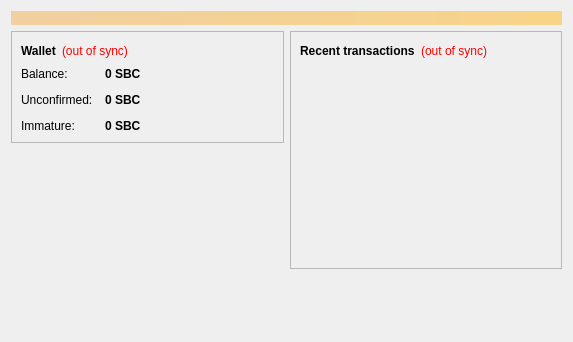
<?xml version="1.0" encoding="UTF-8"?>
<ui version="4.0">
 <class>OverviewPage</class>
 <widget class="QWidget" name="OverviewPage">
  <property name="geometry">
   <rect>
    <x>0</x>
    <y>0</y>
    <width>573</width>
    <height>342</height>
   </rect>
  </property>
  <property name="windowTitle">
   <string>Form</string>
  </property>
  <layout class="QVBoxLayout" name="topLayout">
   <item>
    <widget class="QLabel" name="labelAlerts">
     <property name="visible">
      <bool>false</bool>
     </property>
     <property name="styleSheet">
      <string notr="true">background-color: qlineargradient(x1: 0, y1: 0, x2: 1, y2: 0, stop:0 #F0D0A0, stop:1 #F8D488); color:#000000;</string>
     </property>
     <property name="wordWrap">
      <bool>true</bool>
     </property>
     <property name="margin">
      <number>3</number>
     </property>
    </widget>
   </item>
   <item>
    <layout class="QHBoxLayout" name="horizontalLayout" stretch="1,1">
     <item>
      <layout class="QVBoxLayout" name="verticalLayout_2">
       <item>
        <widget class="QFrame" name="frame">
         <property name="frameShape">
          <enum>QFrame::StyledPanel</enum>
         </property>
         <property name="frameShadow">
          <enum>QFrame::Raised</enum>
         </property>
         <layout class="QVBoxLayout" name="verticalLayout_4">
          <item>
           <layout class="QHBoxLayout" name="horizontalLayout_4">
            <item>
             <widget class="QLabel" name="label_5">
              <property name="font">
               <font>
                <weight>75</weight>
                <bold>true</bold>
               </font>
              </property>
              <property name="text">
               <string>Wallet</string>
              </property>
             </widget>
            </item>
            <item>
             <widget class="QLabel" name="labelWalletStatus">
              <property name="toolTip">
               <string>The displayed information may be out of date. Your wallet automatically synchronizes with the Simbacoin network after a connection is established, but this process has not completed yet.</string>
              </property>
              <property name="styleSheet">
               <string notr="true">QLabel { color: red; }</string>
              </property>
              <property name="text">
               <string notr="true">(out of sync)</string>
              </property>
              <property name="alignment">
               <set>Qt::AlignLeading|Qt::AlignLeft|Qt::AlignVCenter</set>
              </property>
             </widget>
            </item>
            <item>
             <spacer name="horizontalSpacer_2">
              <property name="orientation">
               <enum>Qt::Horizontal</enum>
              </property>
              <property name="sizeHint" stdset="0">
               <size>
                <width>40</width>
                <height>20</height>
               </size>
              </property>
             </spacer>
            </item>
           </layout>
          </item>
          <item>
           <layout class="QFormLayout" name="formLayout_2">
            <property name="fieldGrowthPolicy">
             <enum>QFormLayout::AllNonFixedFieldsGrow</enum>
            </property>
            <property name="horizontalSpacing">
             <number>12</number>
            </property>
            <property name="verticalSpacing">
             <number>12</number>
            </property>
            <item row="0" column="0">
             <widget class="QLabel" name="label">
              <property name="text">
               <string>Balance:</string>
              </property>
             </widget>
            </item>
            <item row="0" column="1">
             <widget class="QLabel" name="labelBalance">
              <property name="font">
               <font>
                <weight>75</weight>
                <bold>true</bold>
               </font>
              </property>
              <property name="cursor">
               <cursorShape>IBeamCursor</cursorShape>
              </property>
              <property name="toolTip">
               <string>Your current balance</string>
              </property>
              <property name="text">
               <string notr="true">0 SBC</string>
              </property>
              <property name="textInteractionFlags">
               <set>Qt::LinksAccessibleByMouse|Qt::TextSelectableByKeyboard|Qt::TextSelectableByMouse</set>
              </property>
             </widget>
            </item>
            <item row="1" column="0">
             <widget class="QLabel" name="label_3">
              <property name="text">
               <string>Unconfirmed:</string>
              </property>
             </widget>
            </item>
            <item row="1" column="1">
             <widget class="QLabel" name="labelUnconfirmed">
              <property name="font">
               <font>
                <weight>75</weight>
                <bold>true</bold>
               </font>
              </property>
              <property name="cursor">
               <cursorShape>IBeamCursor</cursorShape>
              </property>
              <property name="toolTip">
               <string>Total of transactions that have yet to be confirmed, and do not yet count toward the current balance</string>
              </property>
              <property name="text">
               <string notr="true">0 SBC</string>
              </property>
              <property name="textInteractionFlags">
               <set>Qt::LinksAccessibleByMouse|Qt::TextSelectableByKeyboard|Qt::TextSelectableByMouse</set>
              </property>
             </widget>
            </item>
            <item row="2" column="0">
             <widget class="QLabel" name="labelImmatureText">
              <property name="text">
               <string>Immature:</string>
              </property>
             </widget>
            </item>
            <item row="2" column="1">
             <widget class="QLabel" name="labelImmature">
              <property name="font">
               <font>
                <weight>75</weight>
                <bold>true</bold>
               </font>
              </property>
              <property name="toolTip">
               <string>Mined balance that has not yet matured</string>
              </property>
              <property name="text">
               <string notr="true">0 SBC</string>
              </property>
              <property name="textInteractionFlags">
               <set>Qt::LinksAccessibleByMouse|Qt::TextSelectableByKeyboard|Qt::TextSelectableByMouse</set>
              </property>
             </widget>
            </item>
           </layout>
          </item>
         </layout>
        </widget>
       </item>
       <item>
        <spacer name="verticalSpacer">
         <property name="orientation">
          <enum>Qt::Vertical</enum>
         </property>
         <property name="sizeHint" stdset="0">
          <size>
           <width>20</width>
           <height>40</height>
          </size>
         </property>
        </spacer>
       </item>
      </layout>
     </item>
     <item>
      <layout class="QVBoxLayout" name="verticalLayout_3">
       <item>
        <widget class="QFrame" name="frame_2">
         <property name="frameShape">
          <enum>QFrame::StyledPanel</enum>
         </property>
         <property name="frameShadow">
          <enum>QFrame::Raised</enum>
         </property>
         <layout class="QVBoxLayout" name="verticalLayout">
          <item>
           <layout class="QHBoxLayout" name="horizontalLayout_2">
            <item>
             <widget class="QLabel" name="label_4">
              <property name="text">
               <string>&lt;b&gt;Recent transactions&lt;/b&gt;</string>
              </property>
             </widget>
            </item>
            <item>
             <widget class="QLabel" name="labelTransactionsStatus">
              <property name="toolTip">
               <string>The displayed information may be out of date. Your wallet automatically synchronizes with the Simbacoin network after a connection is established, but this process has not completed yet.</string>
              </property>
              <property name="styleSheet">
               <string notr="true">QLabel { color: red; }</string>
              </property>
              <property name="text">
               <string notr="true">(out of sync)</string>
              </property>
              <property name="alignment">
               <set>Qt::AlignRight|Qt::AlignTrailing|Qt::AlignVCenter</set>
              </property>
             </widget>
            </item>
            <item>
             <spacer name="horizontalSpacer">
              <property name="orientation">
               <enum>Qt::Horizontal</enum>
              </property>
              <property name="sizeHint" stdset="0">
               <size>
                <width>40</width>
                <height>20</height>
               </size>
              </property>
             </spacer>
            </item>
           </layout>
          </item>
          <item>
           <widget class="QListView" name="listTransactions">
            <property name="styleSheet">
             <string notr="true">QListView { background: transparent; }</string>
            </property>
            <property name="frameShape">
             <enum>QFrame::NoFrame</enum>
            </property>
            <property name="verticalScrollBarPolicy">
             <enum>Qt::ScrollBarAlwaysOff</enum>
            </property>
            <property name="horizontalScrollBarPolicy">
             <enum>Qt::ScrollBarAlwaysOff</enum>
            </property>
            <property name="selectionMode">
             <enum>QAbstractItemView::NoSelection</enum>
            </property>
           </widget>
          </item>
         </layout>
        </widget>
       </item>
       <item>
        <spacer name="verticalSpacer_2">
         <property name="orientation">
          <enum>Qt::Vertical</enum>
         </property>
         <property name="sizeHint" stdset="0">
          <size>
           <width>20</width>
           <height>40</height>
          </size>
         </property>
        </spacer>
       </item>
      </layout>
     </item>
    </layout>
   </item>
  </layout>
 </widget>
 <resources/>
 <connections/>
</ui>
